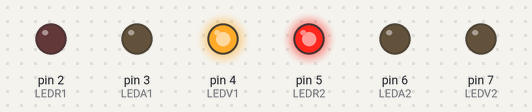
Simulated run of this sketch. Board: Arduino Uno, built with avr-gcc and run on an emulated ATmega328P. Shown: output pins drawn as LEDs (lit = HIGH).

Above: at 2.0 s.
At 4.3 s:
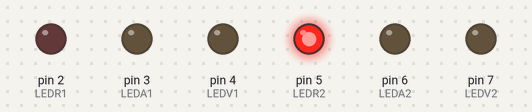
At 4.5 s:
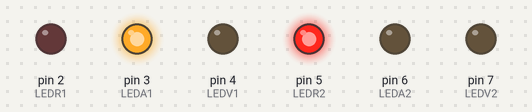
At 7.0 s:
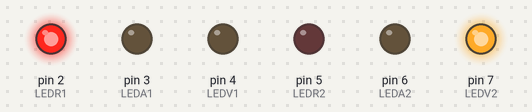
At 9.3 s:
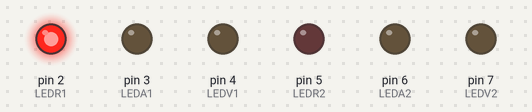
At 9.9 s:
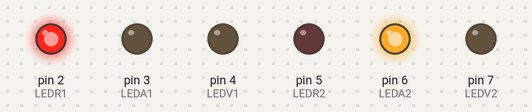
Timing chart, 0 to 13.0 s (numbered marks = the images above):
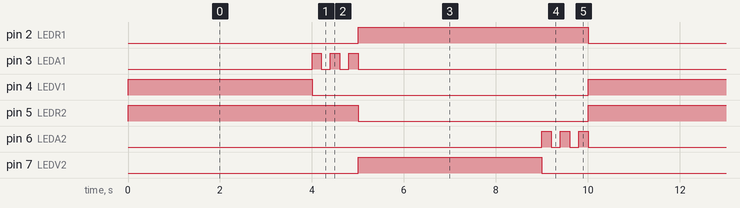

The sketch:

4_Semaforo_Temporizadores.ino
```cpp
int LEDR1=2;          // Variable entera para luz Roja de la via 1 asociada al pin 2
int LEDA1=3;          // Variable entera para luz Amarilla de la via 1 asociada al pin 3
int LEDV1=4;          // Variable entera para luz Verde de la via 1 asociada al pin 4
int LEDR2=5;          // Variable entera para luz Roja de la via 2 asociada al pin 5
int LEDA2=6;          // Variable entera para luz Amarilla de la via 2 asociada al pin 6
int LEDV2=7;          // Variable entera para luz Verde de la via 2 asociada al pin 7
void setup()
{
  pinMode(LEDR1,OUTPUT);      // Pin para LEDR1 como salida
  pinMode(LEDA1,OUTPUT);      // Pin para LEDA1 como salida
  pinMode(LEDV1,OUTPUT);      // Pin para LEDV1 como salida
  pinMode(LEDR2,OUTPUT);      // Pin para LEDR2 como salida
  pinMode(LEDA2,OUTPUT);      // Pin para LEDA2 como salida
  pinMode(LEDV2,OUTPUT);      // Pin para LEDV2 como salida
}
void loop()
{
  digitalWrite(LEDV1,HIGH);     // Encendemos la luz verde de la via 1
  digitalWrite(LEDR2,HIGH);     // Encendemos la luz roja de la via 2
  delay(4000);                  // Retardo 4 segundos
  digitalWrite(LEDV1,LOW);      // Apagamos la luz verde de la via 1 (sigue encendida la luz roja de la via 2)
  digitalWrite(LEDA1,HIGH);     // Encendemos la luz amarilla de la via 1 (parpadeo)
  delay(200);                   // Retardo 200ms
  digitalWrite(LEDA1,LOW);      // Apagamos la luz amarilla de la via 1
  delay(200);                   // Retardo 200ms
  digitalWrite(LEDA1,HIGH);     // Encendemos la luz amarilla de la via 1
  delay(200);                   // Retardo 200ms
  digitalWrite(LEDA1,LOW);      // Apagamos la luz amarilla de la via 1
  delay(200);                   // Retardo 200ms
  digitalWrite(LEDA1,HIGH);     // Encendemos la luz amarilla de la via 1
  delay(200);                   // Retardo 200ms
  digitalWrite(LEDA1,LOW);      // Apagamos la luz amarilla de la via 1
  digitalWrite(LEDR2,LOW);      // Apagamos la luz roja de la via 2

  digitalWrite(LEDR1,HIGH);     // Encendemos la luz roja de la via 1 (cambio de rutina para la otra via)
  digitalWrite(LEDV2,HIGH);     // Encendemos la luz verde de la via 2
  delay(4000);                  // Retardo 4 segundos
  digitalWrite(LEDV2,LOW);      // Apagamos la luz verde de la via 2 (sigue encendido luz roja 1)
  digitalWrite(LEDA2,HIGH);     // Encendemos la luz amarilla de la via 2 (parpadeo)
  delay(200);                   // Retardo 200ms
  digitalWrite(LEDA2,LOW);      // Apagamos la luz amarilla de la via 2
  delay(200);                   // Retardo 200ms
  digitalWrite(LEDA2,HIGH);     // Encendemos la luz amarilla de la via 2
  delay(200);                   // Retardo 200ms
  digitalWrite(LEDA2,LOW);      // Apagamos la luz amarilla de la via 2
  delay(200);                   // Retardo 200ms
  digitalWrite(LEDA2,HIGH);     // Encendemos la luz amarilla de la via 2
  delay(200);                   // Retardo 200ms
  digitalWrite(LEDA2,LOW);      // Apagamos la luz amarilla de la via 2
  digitalWrite(LEDR1,LOW);      // Apagamos la luz roja de la via 1
}
```

Measured:
- by itself, pin 2 (LEDR1), pin 5 (LEDR2): alternates HIGH for 5.0 s and LOW for 5.0 s
- by itself, pin 3 (LEDA1), pin 6 (LEDA2): repeats every 10.0 s: 2 × (LOW 0.20 s, HIGH 0.20 s), LOW 9.0 s, HIGH 0.20 s
- by itself, pin 4 (LEDV1), pin 7 (LEDV2): alternates HIGH for 4.0 s and LOW for 6.0 s
